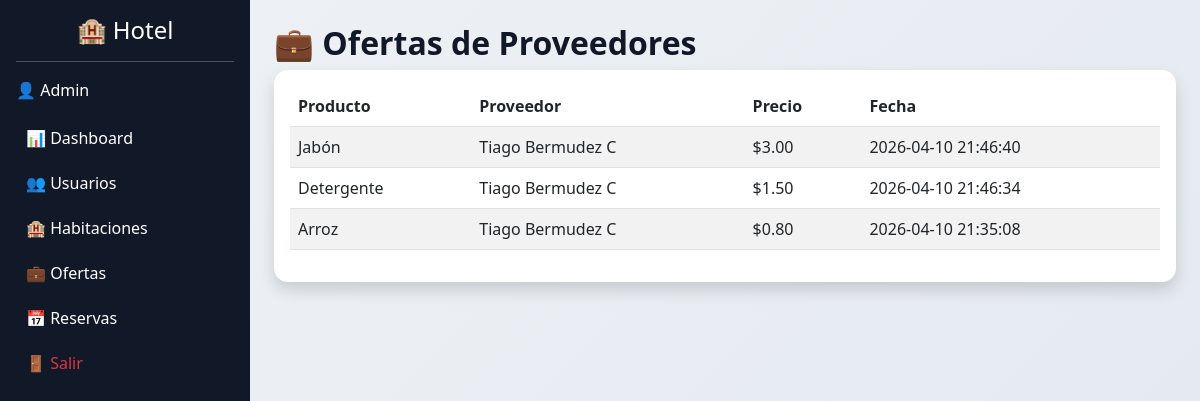
Screenshot of /public/offers.php (signed in) with the database file from the repository.
### tables this page shows
CREATE TABLE IF NOT EXISTS `offers` (
  `id` int NOT NULL AUTO_INCREMENT,
  `supplier_id` int DEFAULT NULL,
  `supply_id` int DEFAULT NULL,
  `price` decimal(10,2) DEFAULT NULL,
  `created_at` timestamp NULL DEFAULT CURRENT_TIMESTAMP,
  PRIMARY KEY (`id`),
  KEY `supplier_id` (`supplier_id`),
  KEY `supply_id` (`supply_id`)
);

CREATE TABLE IF NOT EXISTS `supplies` (
  `id` int NOT NULL AUTO_INCREMENT,
  `name` varchar(100) DEFAULT NULL,
  `description` text,
  PRIMARY KEY (`id`)
);

CREATE TABLE IF NOT EXISTS `users` (
  `id` int NOT NULL AUTO_INCREMENT,
  `name` varchar(50) NOT NULL,
  `email` varchar(100) NOT NULL,
  `password` varchar(255) NOT NULL,
  `role_id` int NOT NULL,
  PRIMARY KEY (`id`),
  UNIQUE KEY `email` (`email`),
  KEY `role_id` (`role_id`)
);

### public/offers.php (the view, shortened to what this page needs)
<?php
require BASE_PATH . '/config/db.php';
$offers = $conn->query("
    SELECT o.id, o.price, o.created_at,
           s.name AS product,
           u.name AS supplier
    FROM offers o
    JOIN supplies s ON o.supply_id = s.id
    JOIN users u ON o.supplier_id = u.id
    ORDER BY o.id DESC
")->fetchAll();
include BASE_PATH . '/app/views/layouts/header.php';
include BASE_PATH . '/app/views/layouts/sidebar.php';
?>
<h2>💼 Ofertas de Proveedores</h2>
<div class="card p-3 shadow">
<table class="table table-striped">
    <thead>
        <tr>
            <th>Producto</th>
            <th>Proveedor</th>
            <th>Precio</th>
            <th>Fecha</th>
        </tr>
    </thead>
    <tbody>
    <?php if(count($offers) == 0): ?>
        <tr>
            <td colspan="4" class="text-center text-muted">
                No hay ofertas registradas
            </td>
        </tr>
    <?php else: ?>
    <?php foreach($offers as $o): ?>
        <tr>
            <td><?= $o['product'] ?></td>
            <td><?= $o['supplier'] ?></td>
            <td>$<?= $o['price'] ?></td>
            <td><?= $o['created_at'] ?></td>
        </tr>
    <?php endforeach; ?>
    <?php endif; ?>
    </tbody>
</table>
</div>
<?php include BASE_PATH . '/app/views/layouts/footer.php'; ?>

### assets/css/style.css (style rules this page uses)
body { background-color: #f5f7fa; }
.card { border-radius: 12px; }
body { background: #f4f6f9; }
.card { border-radius: 12px; border: none; }
h1, h2, h3 { font-weight: 600; }
body { background: linear-gradient(135deg, #eef2f7, #e3e8ee); }
.card { border-radius: 14px; box-shadow: 0 8px 20px rgba(0,0,0,0.08); border: none; }
h1, h2, h3 { font-weight: 700; color: #111827; }

### rows the page displays
offers: supply.name "Jabón", users.name "Tiago Bermudez C", price "3.00", created_at "2026-04-10 21:46:40"
offers: supply.name "Detergente", users.name "Tiago Bermudez C", price "1.50", created_at "2026-04-10 21:46:34"
offers: supply.name "Arroz", users.name "Tiago Bermudez C", price "0.80", created_at "2026-04-10 21:35:08"

### other values shown
$_SESSION['user']['name'] "Admin"
